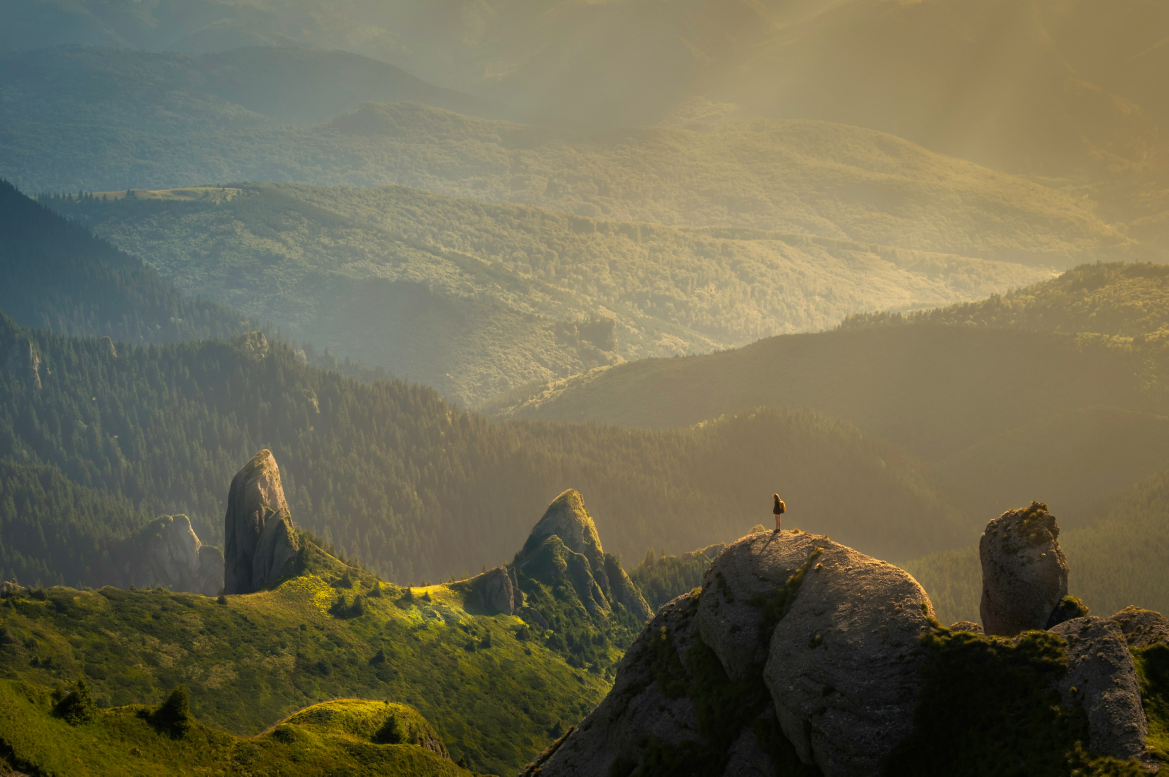
#> input picture content/extraction-efo/pages/home/images/content/12_c78b02.jpg, 3506 x 2329 px (shown at 1/3 size)
$ python sheet.py ../../content/extraction-efo/pages/home/images/content/12_c78b02.jpg ../../content/extraction-efo/pages/home/images/content/15_b03288.jpg 5 5
#> lines starting #> are read from the running program, lines starting #| are printed output that depends on the picture
import sys, glob
from PIL import Image, ImageDraw
pattern, out = sys.argv[1], sys.argv[2]
cols = int(sys.argv[3]) if len(sys.argv) > 3 else 3
tw = int(sys.argv[4]) if len(sys.argv) > 4 else 480
files = sorted(glob.glob(pattern))
ims = [Image.open(f) for f in files]
#> ims = 1 item
th = int(ims[0].height * tw / ims[0].width)
#> th = 3
rows = (len(ims) + cols - 1) // cols
#> rows = 1
pad = 8
sheet = Image.new('RGB', (cols * (tw + pad) + pad, rows * (th + pad + 14) + pad), (255, 255, 255))
#> sheet: PIL image 73x33 RGB; every value is 255
d = ImageDraw.Draw(sheet)
for i, im in enumerate(ims):
    r, c = divmod(i, cols)
    x, y = pad + c * (tw + pad), pad + r * (th + pad + 14)
    sheet.paste(im.resize((tw, th), Image.LANCZOS), (x, y + 14))
    d.text((x, y), f"{i:02d}", fill=(0, 0, 0))
#> this loop made 1 pass
#> (r, c, x, y) on pass 1: (0, 0, 8, 8)
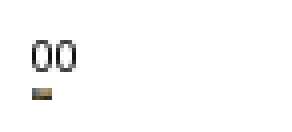
#> sheet: PIL image 73x33 RGB (shown 4 times larger); mean R, G, B 250.7, 250.7, 250.6
sheet.save(out, quality=82)
print(len(ims), sheet.size)
#| 1 (73, 33)

$ run again, on content/extraction-efo/pages/home/images/content/16_1c9dbb.jpg
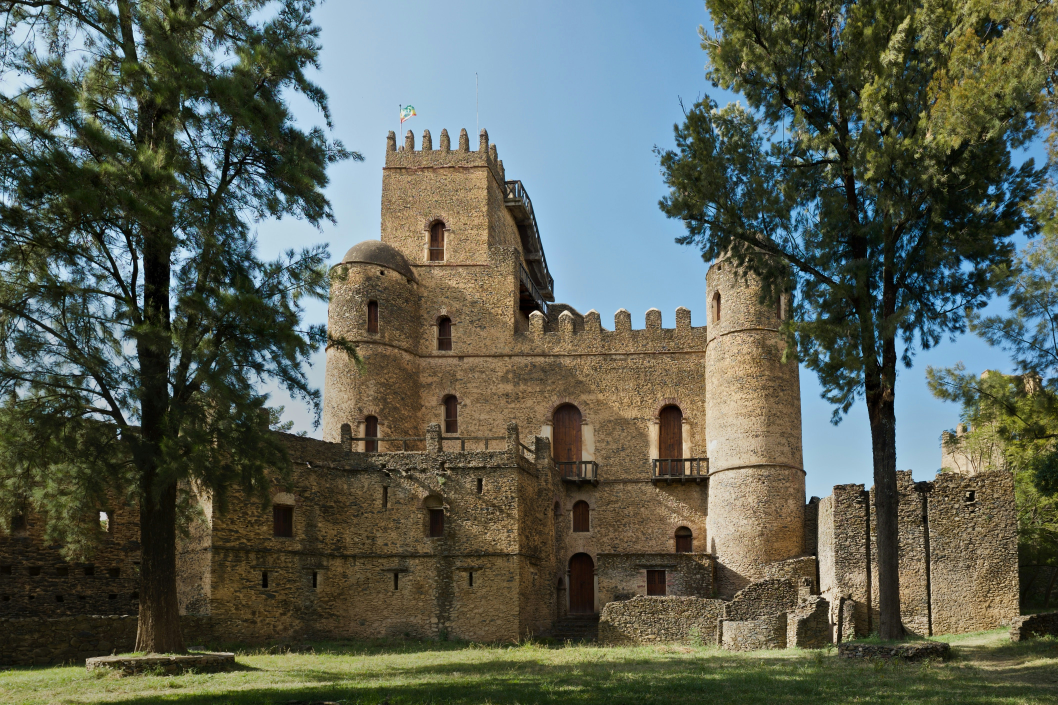
#> input picture content/extraction-efo/pages/home/images/content/16_1c9dbb.jpg, 4231 x 2819 px (shown at 1/4 size)
#> ims = 1 item
#> rows = 1
#> the loop `for i, im in enumerate(ims):` made 1 pass
#> (r, c, x, y) on pass 1: (0, 0, 8, 8)
#> after the loop `for i, im in enumerate(ims):`:
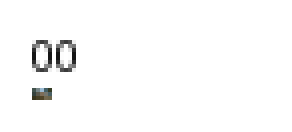
#> sheet: PIL image 73x33 RGB (shown 4 times larger); mean R, G, B 250.6, 250.6, 250.6
#| 1 (73, 33)

$ run again, on content/extraction-efo/pages/home/images/content/17_7ba722.jpg
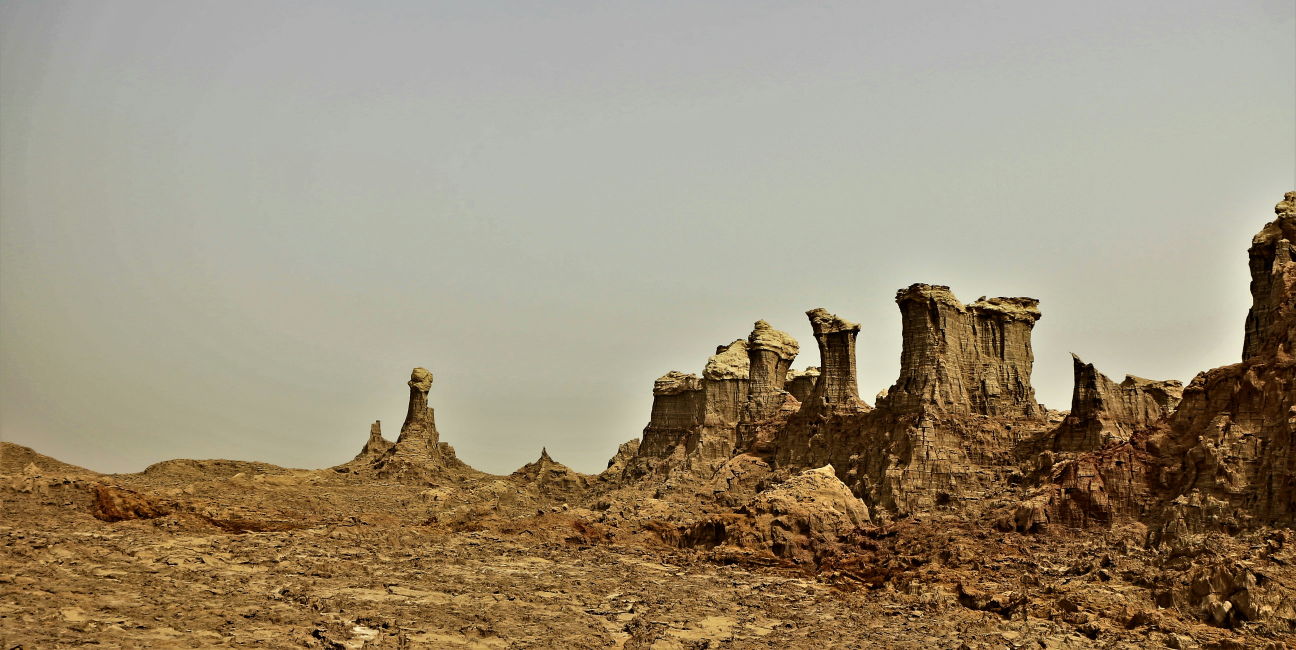
#> input picture content/extraction-efo/pages/home/images/content/17_7ba722.jpg, 5183 x 2599 px (shown at 1/4 size)
#> ims = 1 item
#> rows = 1
#> the loop `for i, im in enumerate(ims):` made 1 pass
#> (r, c, x, y) on pass 1: (0, 0, 8, 8)
#> after the loop `for i, im in enumerate(ims):`:
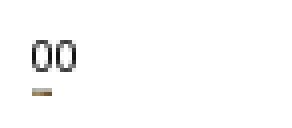
#> sheet: PIL image 73x32 RGB (shown 4 times larger); mean R, G, B 251.1, 251.1, 251
#| 1 (73, 32)
